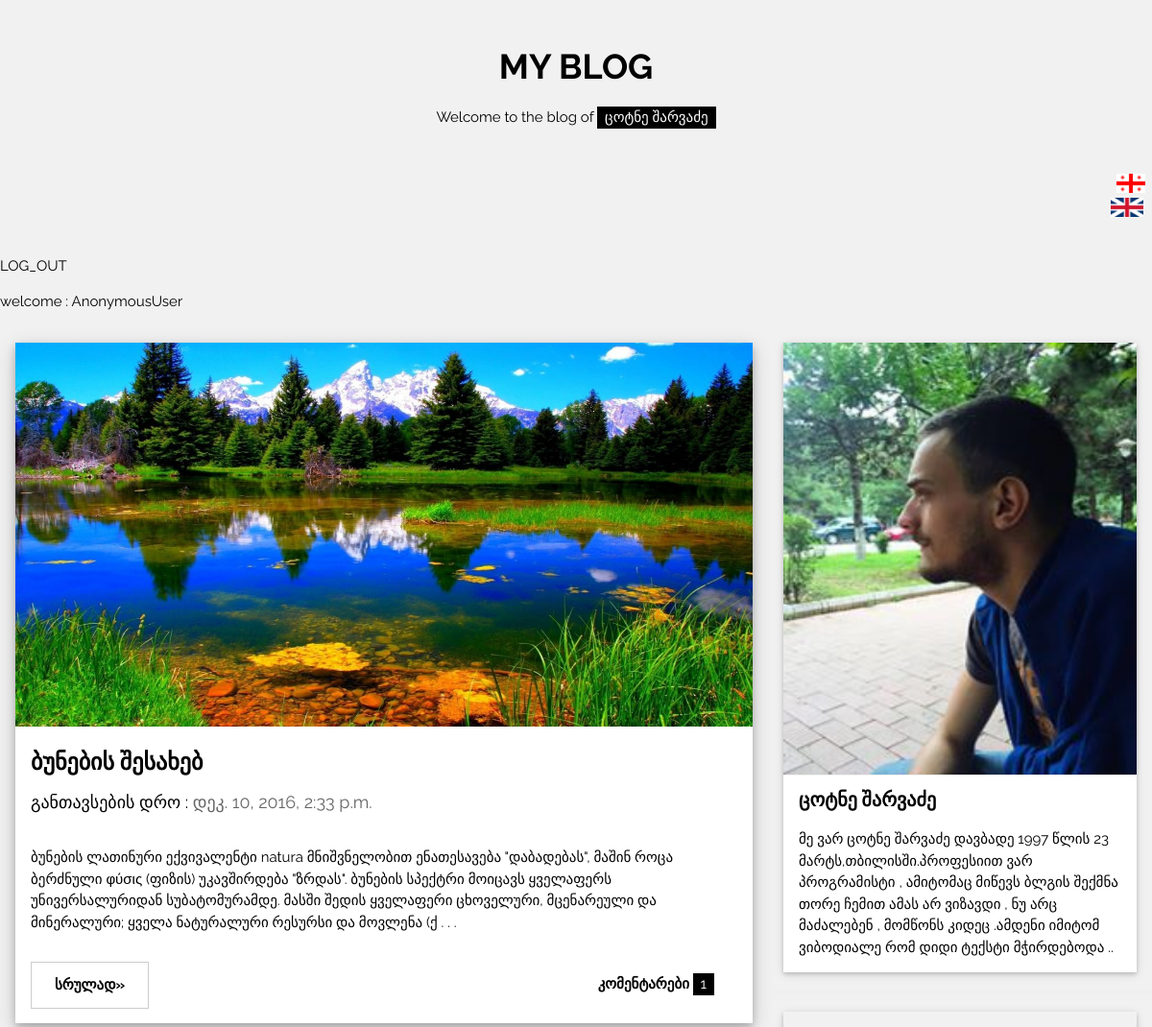
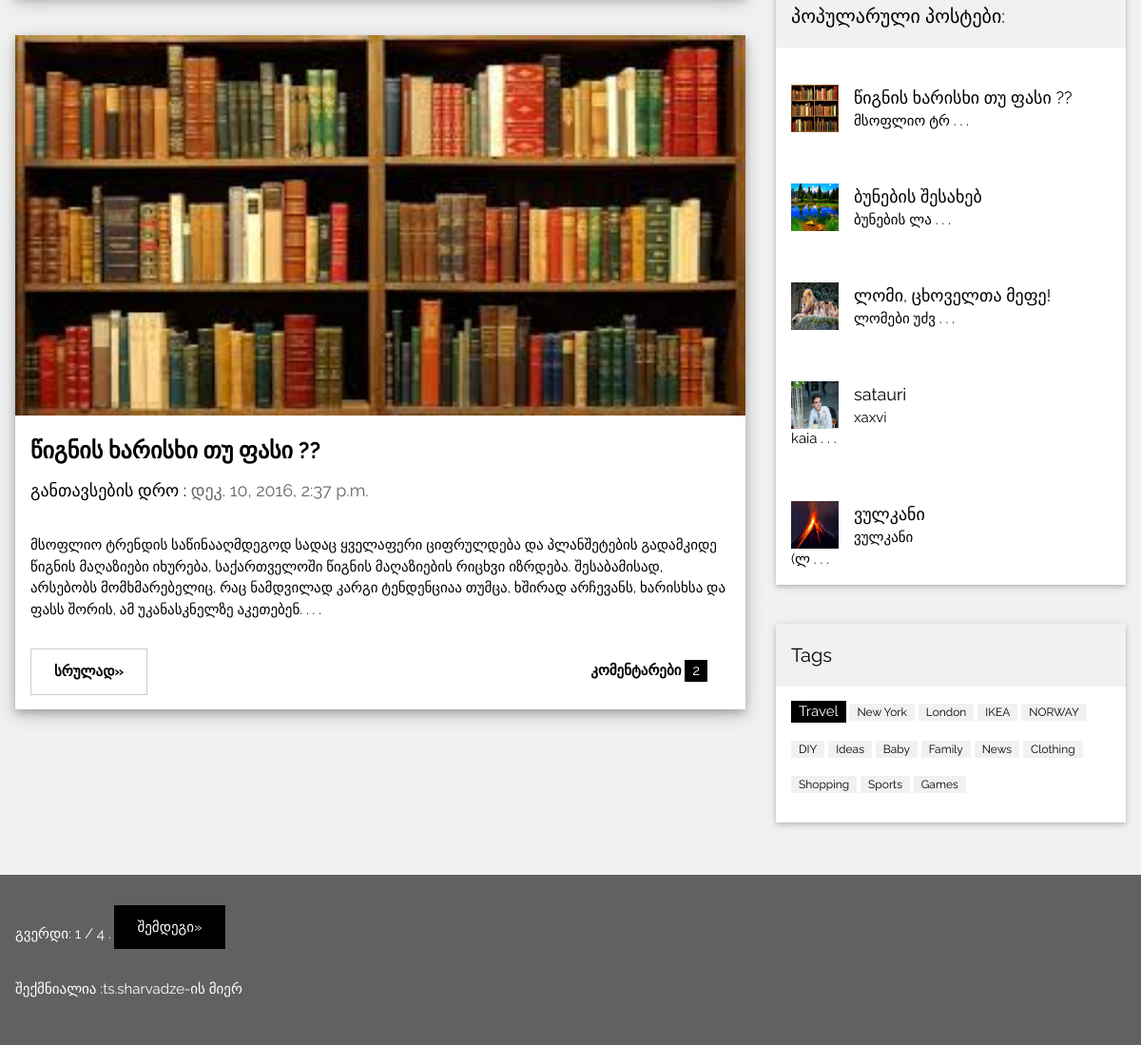
The app's page /app/ with its own data (2 pictures, top to bottom).
### app/models.py (models this page shows, shortened)
class Post(models.Model):
	postis_satauri=models.CharField(verbose_name=_("სათაური"),max_length=50)
	postis_contenti=models.TextField(verbose_name=_("კონტენტი"))
	sheqmnis_dro=models.DateTimeField(verbose_name=_('შექმნის დრო'),auto_now_add=True, blank=True)
	surati=models.ImageField(verbose_name=_("სურათი"),upload_to='app')
	ganaxlebis_dro=models.DateTimeField(verbose_name=_('განახლების დრო'),auto_now_add=True, blank=True)
	comment= models.ManyToManyField(Comment,verbose_name=_("კომენტარი"))
	def get_medium_desc(self):
		return self.postis_contenti[:300]+" . . ."
	def get_short_desc(self):
		return self.postis_contenti[:10]+" . . ."
	class Meta:
		verbose_name_plural=_("პოსტები")
		verbose_name=_("პოსტი")

### app/views.py (the view)
def index(request):
	def my_sort(a):
		return a.comment.count()
	postebis_sia=Post.objects.all()
	popularuli_postebi=[i for i in postebis_sia]
	popularuli_postebi.sort(key=my_sort,reverse=True)
	popularuli_postebi=popularuli_postebi[:5]
	paginator = Paginator(postebis_sia, 2) # Show 2 contacts per page
	page = request.GET.get('page')
	try:
		contacts = paginator.page(page)
	except PageNotAnInteger:
		contacts = paginator.page(1)
	except EmptyPage:
		contacts = paginator.page(paginator.num_pages)
	page_num=contacts.number
	postebis_sia=postebis_sia[page_num*2-2:page_num*2]
	context={
		"postebis_sia":postebis_sia,
		"popularuli_postebi":popularuli_postebi,
		"contacts":contacts,
		"user":request.user
		}
	return render(request,'app/new.html',context)

### templates/app/new.html (shortened to what this page needs)
{% load i18n %}
<!DOCTYPE html>
<html>
{% load static %}
<link rel="stylesheet" href="{% static 'css/new.css' %}">
<body class="w3-light-grey">
<div class="w3-content" style="max-width:1400px">
<header class="w3-container w3-center w3-padding-32">
  <h1><b>MY BLOG</b></h1>
  <p>Welcome to the blog of <span class="w3-tag">{% trans "ცოტნე შარვაძე" %}</span></p>
</header>
{% include "app/lang_change.html" %}
{% include "app/log_out.html" %}
{% include "app/welcome_person.html" %}
<div class="w3-row">
<div class="w3-col l8 s12">
  {% for object in postebis_sia %}
  <div class="w3-card-4 w3-margin w3-white">
    <img src="{{object.surati.url}}" alt="Nature" style="width: 100%; height: 400px;">
    <div class="w3-container w3-padding-8">
      <h3><b>{{object.postis_satauri}}</b></h3>
      <h5>{% trans "განთავსების დრო" %} : <span class="w3-opacity">{{ object.sheqmnis_dro }}</span></h5>
    </div>
    <div class="w3-container">
      <p>{{object.get_medium_desc}}</p>
      <div class="w3-row">
        <div class="w3-col m8 s12">
          <p><a type="button" href="{% url 'app:srulad' object.id %}"  class="w3-btn w3-padding-large w3-white w3-border w3-hover-border-black"><b>{% trans "სრულად" %}»</b></a></p>
        </div>
        <div class="w3-col m4 w3-hide-small">
          <p><span class="w3-padding-large w3-right"><b>{% trans "კომენტარები" %} </b> <span class="w3-tag">{{object.comment.count}}</span></span></p>
        </div>
      </div>
    </div>
  </div>
  <hr>
  {% endfor %}
</div>
<div class="w3-col l4">
  <div class="w3-card-2 w3-margin w3-margin-top">
  <img src="{% static 'img/prof.jpg' %}" style="width: 100%; height: 450px;">
    <div class="w3-container w3-white">
      <h4><b>{% trans "ცოტნე შარვაძე" %}</b></h4>
      <p>{% trans "მე ვარ ცოტნე შარვაძე დავბადე 1997 წლის 23 მარტს,თბილისში.პროფესიით ვარ პროგრამისტი , ამიტომაც მიწევს ბლგის შექმნა თორე ჩემით ამას არ ვიზავდი , ნუ არც მაძალებენ , მომწონს კიდეც .ამდენი იმიტომ ვიბოდიალე რომ დიდი ტექსტი მჭირდებოდა .. "%}</p>
    </div>
  </div><hr>
  <div class="w3-card-2 w3-margin">
    <div class="w3-container w3-padding">
      <h4>{% trans "პოპულარული პოსტები" %}:</h4>
    </div>
    {% for i in popularuli_postebi %}
    <ul class="w3-ul w3-hoverable w3-white"><a type="button" href="{% url 'app:srulad' i.id %}">
      <li class="w3-padding-16">
        <img src="{{i.surati.url}}" alt="Image" class="w3-left w3-margin-right" style="width:50px;height: 50px">
        <span class="w3-large">{{i.postis_satauri}}</span><br>
        <span>{{i.get_short_desc}}</span>
      </a>
    </ul>
    {% endfor %}
  </div>
  <hr>
  <div class="w3-card-2 w3-margin">
    <div class="w3-container w3-padding">
      <h4>Tags</h4>
    </div>
    <div class="w3-container w3-white">
    <p><span class="w3-tag w3-black w3-margin-bottom">Travel</span> <span class="w3-tag w3-light-grey w3-small w3-margin-bottom">New York</span> <span class="w3-tag w3-light-grey w3-small w3-margin-bottom">London</span>
      <span class="w3-tag w3-light-grey w3-small w3-margin-bottom">IKEA</span> <span class="w3-tag w3-light-grey w3-small w3-margin-bottom">NORWAY</span> <span class="w3-tag w3-light-grey w3-small w3-margin-bottom">DIY</span>
      <span class="w3-tag w3-light-grey w3-small w3-margin-bottom">Ideas</span> <span class="w3-tag w3-light-grey w3-small w3-margin-bottom">Baby</span> <span class="w3-tag w3-light-grey w3-small w3-margin-bottom">Family</span>
      <span class="w3-tag w3-light-grey w3-small w3-margin-bottom">News</span> <span class="w3-tag w3-light-grey w3-small w3-margin-bottom">Clothing</span> <span class="w3-tag w3-light-grey w3-small w3-margin-bottom">Shopping</span>
      <span class="w3-tag w3-light-grey w3-small w3-margin-bottom">Sports</span> <span class="w3-tag w3-light-grey w3-small w3-margin-bottom">Games</span>
    </p>
    </div>
  </div>
</div>
</div><br>
</div>
<footer class="w3-container w3-dark-grey w3-padding-32 w3-margin-top">
    <div class="pagination">
      <span class="step-links">
          <span class="current">
              {% trans "გვერდი" %}: {{ contacts.number }} / {{ contacts.paginator.num_pages }} .
          </span>
          {% if contacts.has_next %}
              <a class="w3-btn w3-padding-large w3-margin-bottom" href="?page={{ contacts.next_page_number }}">{% trans "შემდეგი" %}»</a>
          {% endif %}
      </span>
  </div>
  <p>{% trans "შექმნიალია  :" %}<a href="https://www.facebook.com/tsotnesharvadze" target="_blank">ts.sharvadze</a>{% trans "-ის მიერ" %}</p>
</footer>
</body>
</html>

### templates/app/new.html (style rules this page uses)
body,h1,h2,h3,h4,h5 { font-family: "Raleway", sans-serif }

### records on screen
Post: surati (picture), postis_satauri "ბუნების შესახებ", sheqmnis_dro "დეკ. 10, 2016, 2:33 p.m.", get_medium_desc "ბუნების ლათინური ექვივალენტი natura მნიშვნელობით ენათესავება \"დაბადებას\", მაშინ როცა ბერძნული φύσις (ფიზის) უკავშირდება \"ზრდას\". ბუნების სპექტრი მოიცავს ყველაფერს უნივერსალურიდან სუბატომურამდე. მასში შედის ყველაფერი ცხოველური, მცენარეული და მინერალური; ყველა ნატურალური რესურსი და მოვლენა (ქ . . .", comment.count "1", get_short_desc "ბუნების ლა . . ."
Post: surati (picture), postis_satauri "წიგნის ხარისხი თუ ფასი ??", sheqmnis_dro "დეკ. 10, 2016, 2:37 p.m.", get_medium_desc "მსოფლიო ტრენდის საწინააღმდეგოდ სადაც ყველაფერი ციფრულდება და პლანშეტების გადამკიდე წიგნის მაღაზიები იხურება, საქართველოში წიგნის მაღაზიების რიცხვი იზრდება. შესაბამისად, არსებობს მომხმარებელიც, რაც ნამდვილად კარგი ტენდენციაა თუმცა, ხშირად არჩევანს, ხარისხსა და ფასს შორის, ამ უკანასკნელზე აკეთებენ. . . .", comment.count "2", get_short_desc "მსოფლიო ტრ . . ."
Post: surati (picture), postis_satauri "ლომი, ცხოველთა მეფე!", get_short_desc "ლომები უძვ . . ."
Post: surati (picture), postis_satauri "satauri", get_short_desc "xaxvi kaia . . ."
Post: surati (picture), postis_satauri "ვულკანი", get_short_desc "ვულკანი (ლ . . ."

### other values on screen
{{ user }} "AnonymousUser"
{{ contacts.number }} "1"
{{ contacts.paginator.num_pages }} "4"
